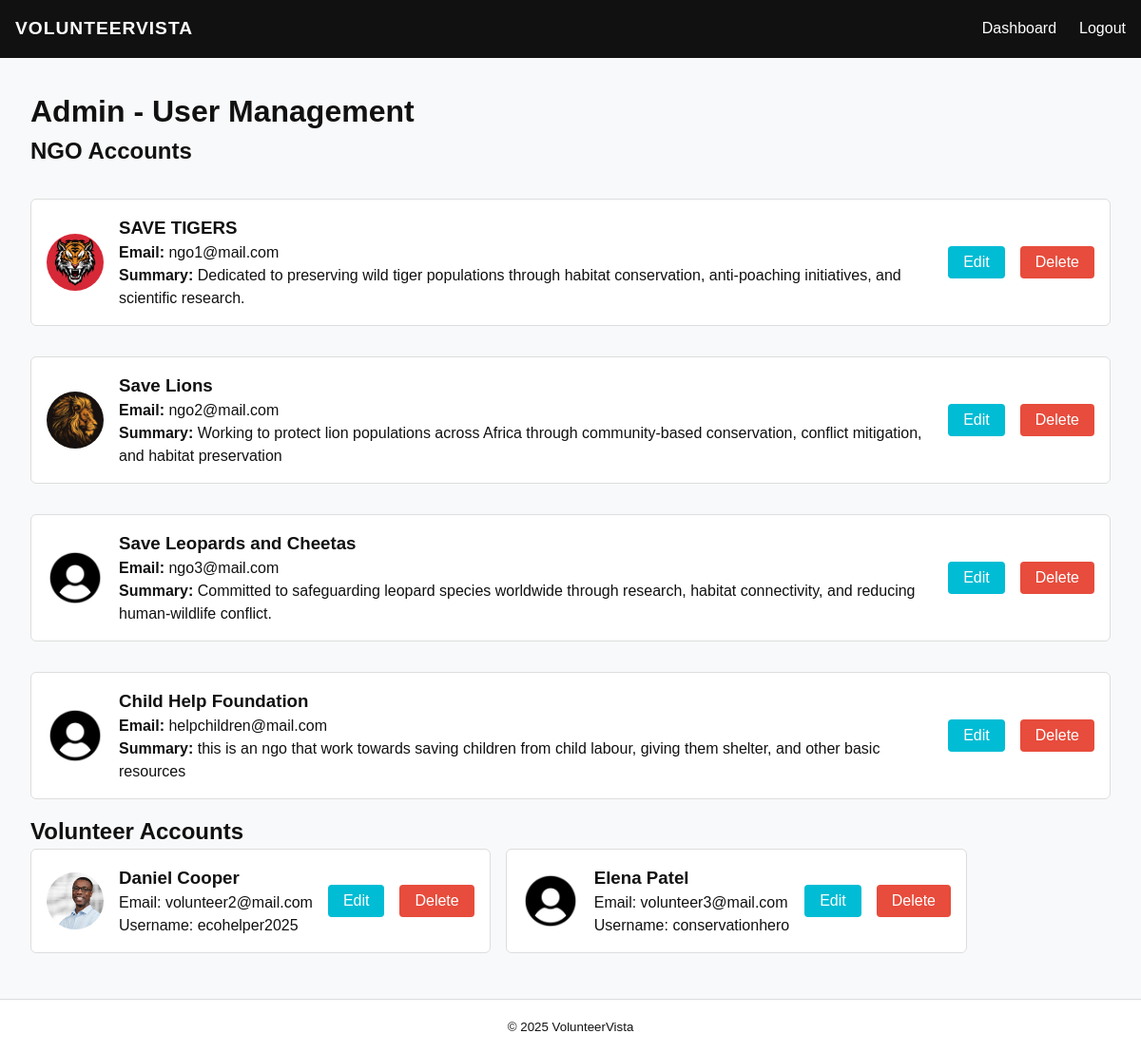
The app's page /admin/users (signed in) with its own data.
### app.py (models this page shows)
class NGO(db.Model):
    __tablename__ = 'ngos'
    email = db.Column(db.String(120), primary_key=True)
    password = db.Column(db.String(120), nullable=False)
    ngo_name = db.Column(db.String(120), nullable=False)
    ngo_summary = db.Column(db.Text, nullable=False)
    logo_filename = db.Column(db.String(200), nullable=False, default='images/image_spare.png')

class Volunteer(db.Model):
    __tablename__ = 'volunteers'
    email = db.Column(db.String(120), primary_key=True)
    password = db.Column(db.String(120), nullable=False)
    first_name = db.Column(db.String(120), nullable=False)
    last_name = db.Column(db.String(120), nullable=False)
    username = db.Column(db.String(120), nullable=True)
    phone = db.Column(db.String(50), nullable=True)
    state = db.Column(db.String(50), nullable=True)
    city = db.Column(db.String(50), nullable=True)
    address = db.Column(db.String(200), nullable=True)
    age = db.Column(db.Integer, nullable=True)
    volunteer_experience = db.Column(db.Text, nullable=True)
    work_experience = db.Column(db.Text, nullable=True)
    education = db.Column(db.Text, nullable=True)
    skills = db.Column(db.Text, nullable=True)
    areas_of_interest = db.Column(db.Text, nullable=True)
    certifications = db.Column(db.Text, nullable=True)
    availability = db.Column(db.String(50), nullable=True)
    duration = db.Column(db.String(50), nullable=True)
    start_date = db.Column(db.String(50), nullable=True)
    profile_pic = db.Column(db.String(200), nullable=False, default='images/image_spare.png')
    status = db.Column(db.String(20), default='pending')

### app.py (the view)
@app.route('/admin/users')
def admin_users():
    if session.get('user_type') != 'admin':
        return redirect(url_for('admin_login'))
    ngos = NGO.query.all()
    volunteers = Volunteer.query.all()
    return render_template('admin_users.html', ngos=ngos, volunteers=volunteers)

### app.py (called while the page is built)
@app.context_processor
def inject_models():
    return dict(Volunteer=Volunteer)

### templates/admin_users.html (shortened to what this page needs)
<!DOCTYPE html>
<html lang="en">
<head>
  <link rel="stylesheet" href="{{ url_for('static', filename='css/styles.css') }}">
</head>
<body>
  <nav class="navbar">
    <div class="nav-container">
      <a href="{{ url_for('home') }}" class="nav-brand">VolunteerVista</a>
      <ul class="nav-links">
        <li><a href="{{ url_for('admin_dashboard') }}">Dashboard</a></li>
        <li><a href="{{ url_for('admin_logout') }}">Logout</a></li>
      </ul>
    </div>
  </nav>
  <div class="container" style="padding:2rem;">
    <h1>Admin - User Management</h1>
    <h2>NGO Accounts</h2>
    <div class="ngo-listings">
      {% for ngo in ngos %}
      <div class="user-card">
        <img src="{{ url_for('static', filename=ngo.logo_filename or 'images/image_spare.png') }}" alt="NGO Logo">
        <div>
          <h3>{{ ngo.ngo_name }}</h3>
          <p><strong>Email:</strong> {{ ngo.email }}</p>
          <p><strong>Summary:</strong> {{ ngo.ngo_summary }}</p>
        </div>
        <button class="edit-button" onclick="openNgoModal('{{ ngo.email }}')">Edit</button>
        <form action="{{ url_for('admin_delete_ngo') }}" method="post" onsubmit="return confirm('Are you sure you want to delete this NGO account?');" style="display:inline;">
          <button type="submit" class="delete-button" style="background-color: #e74c3c; color: #fff; border: none; padding: 0.5rem 1rem; border-radius: 4px; cursor: pointer;">Delete</button>
        </form>
      </div>
      {% endfor %}
    </div>
    <h2>Volunteer Accounts</h2>
    <div class="volunteer-list">
      {% for volunteer in volunteers %}
      <div class="user-card">
        <img src="{{ url_for('static', filename=volunteer.profile_pic or 'images/image_spare.png') }}" alt="Volunteer Profile Pic">
        <div>
          <h3>{{ volunteer.first_name }} {{ volunteer.last_name }}</h3>
          <p>Email: {{ volunteer.email }}</p>
          <p>Username: {{ volunteer.username }}</p>
        </div>
        <button class="edit-button" onclick="openVolunteerModal('{{ volunteer.email }}')">Edit</button>
        <form action="{{ url_for('admin_delete_volunteer') }}" method="post" onsubmit="return confirm('Are you sure you want to delete this volunteer account?');" style="display:inline;">
          <button type="submit" class="delete-button" style="background-color: #e74c3c; color: #fff; border: none; padding: 0.5rem 1rem; border-radius: 4px; cursor: pointer;">Delete</button>
        </form>
      </div>
      {% endfor %}
    </div>
  </div>
  <footer class="footer">
    <small>© 2025 VolunteerVista</small>
  </footer>
</body>
</html>

### static/css/styles.css (style rules this page uses)
:root { --primary-color: #00bcd4; --secondary-color: #ff5252; --dark-color: #111111; --light-color: #f8f9fa; --heading-font: 'Montserrat', sans-serif; --body-font: 'Poppins', sans-serif; }
* { margin: 0; padding: 0; box-sizing: border-box; }
body { font-family: var(--body-font); background-color: var(--light-color); color: var(--dark-color); line-height: 1.5; }
.container { max-width: 1200px; margin: 0 auto; padding: 1rem; }
button { background-color: var(--primary-color); color: #fff; padding: 0.3rem 1.0rem; border: none; border-radius: 4px; cursor: pointer; font-family: var(--body-font); font-size: medium; transition: background-color 0.3s ease; }
.navbar { background-color: var(--dark-color); padding: 1rem; }
.nav-container { display: flex; justify-content: space-between; align-items: center; max-width: 1200px; margin: 0 auto; }
.nav-brand { color: #fff; font-size: 1.2rem; font-weight: bold; text-decoration: none; text-transform: uppercase; letter-spacing: 1px; font-family: var(--heading-font); }
.nav-links { list-style: none; display: flex; gap: 1.5rem; }
.nav-links a { color: #fff; text-decoration: none; font-weight: 500; transition: color 0.3s ease; }
.footer { background-color: #fff; color: var(--dark-color); text-align: center; padding: 1rem 0; border-top: 1px solid #ddd; }
.ngo-listings { display: flex; flex-direction: column; gap: 1rem; margin-top: 2rem; }
.volunteer-list { display: flex; flex-wrap: wrap; gap: 1rem; }
.delete-button { background-color: var(--secondary-color); color: #fff; padding: 0.5rem 1rem; border: none; border-radius: 4px; cursor: pointer; transition: background-color 0.3s ease; }

### templates/admin_users.html (style rules this page uses)
.user-card { display: flex; align-items: center; gap: 1rem; background-color: #fff; border: 1px solid #ddd; border-radius: 6px; padding: 1rem; margin-bottom: 1rem; }
.user-card img { width: 60px; height: 60px; object-fit: cover; border-radius: 50%; }
.edit-button { padding: 0.5rem 1rem; background-color: var(--primary-color); color: #fff; border: none; border-radius: 4px; cursor: pointer; transition: background-color 0.3s ease; }

### records on screen
NGO: logo_filename (picture), ngo_name "SAVE TIGERS", email "ngo1@mail.com", ngo_summary "Dedicated to preserving wild tiger populations through habitat conservation, anti-poaching initiatives, and scientific research."
NGO: logo_filename (picture), ngo_name "Save Lions", email "ngo2@mail.com", ngo_summary "Working to protect lion populations across Africa through community-based conservation, conflict mitigation, and habitat preservation"
NGO: logo_filename (picture), ngo_name "Save Leopards and Cheetas", email "ngo3@mail.com", ngo_summary "Committed to safeguarding leopard species worldwide through research, habitat connectivity, and reducing human-wildlife conflict."
NGO: logo_filename (picture), ngo_name "Child Help Foundation", email "helpchildren@mail.com", ngo_summary "this is an ngo that work towards saving children from child labour, giving them shelter, and other basic resources"
Volunteer: profile_pic (picture), first_name "Daniel", last_name "Cooper", email "volunteer2@mail.com", username "ecohelper2025"
Volunteer: profile_pic (picture), first_name "Elena", last_name "Patel", email "volunteer3@mail.com", username "conservationhero"
